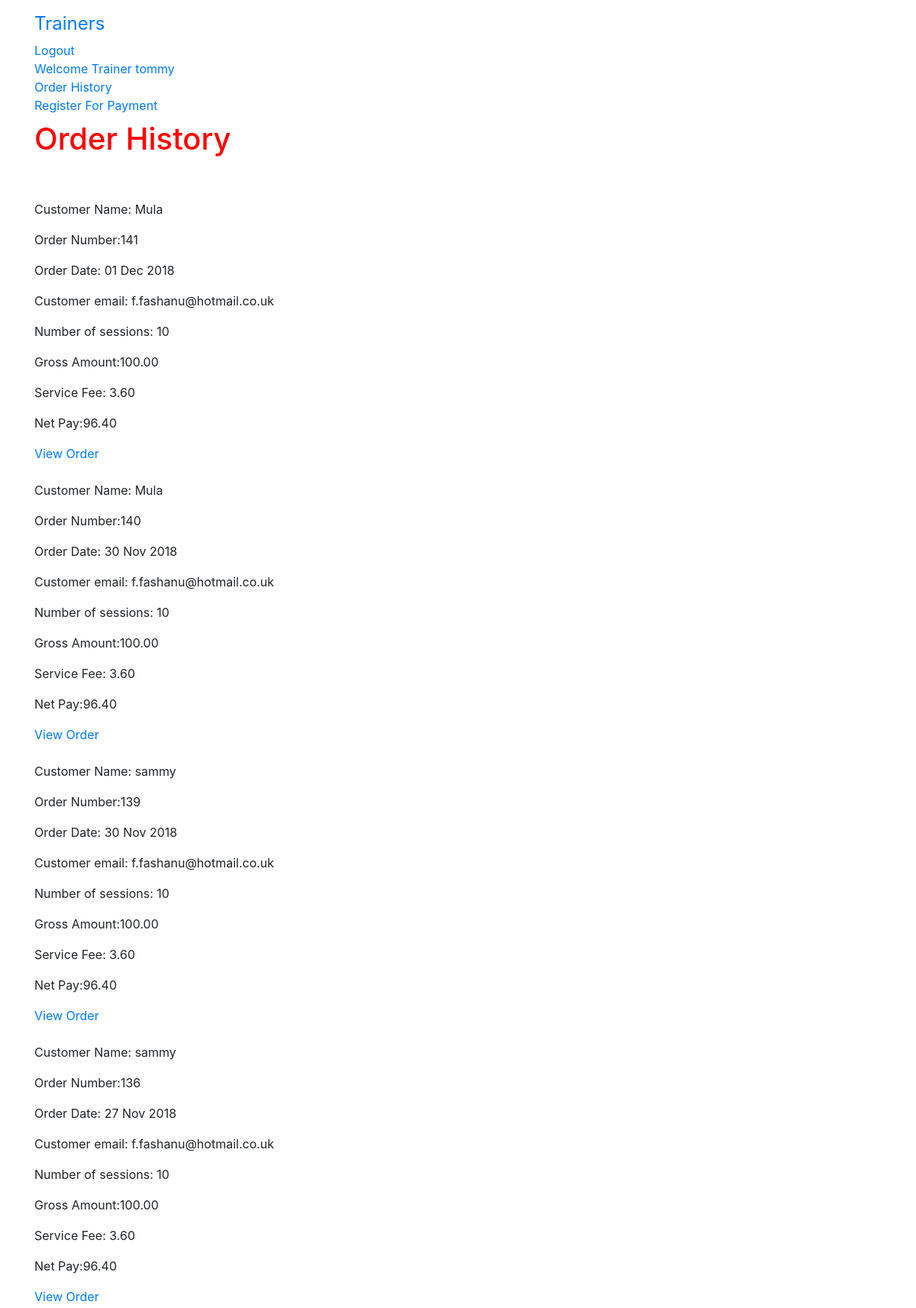
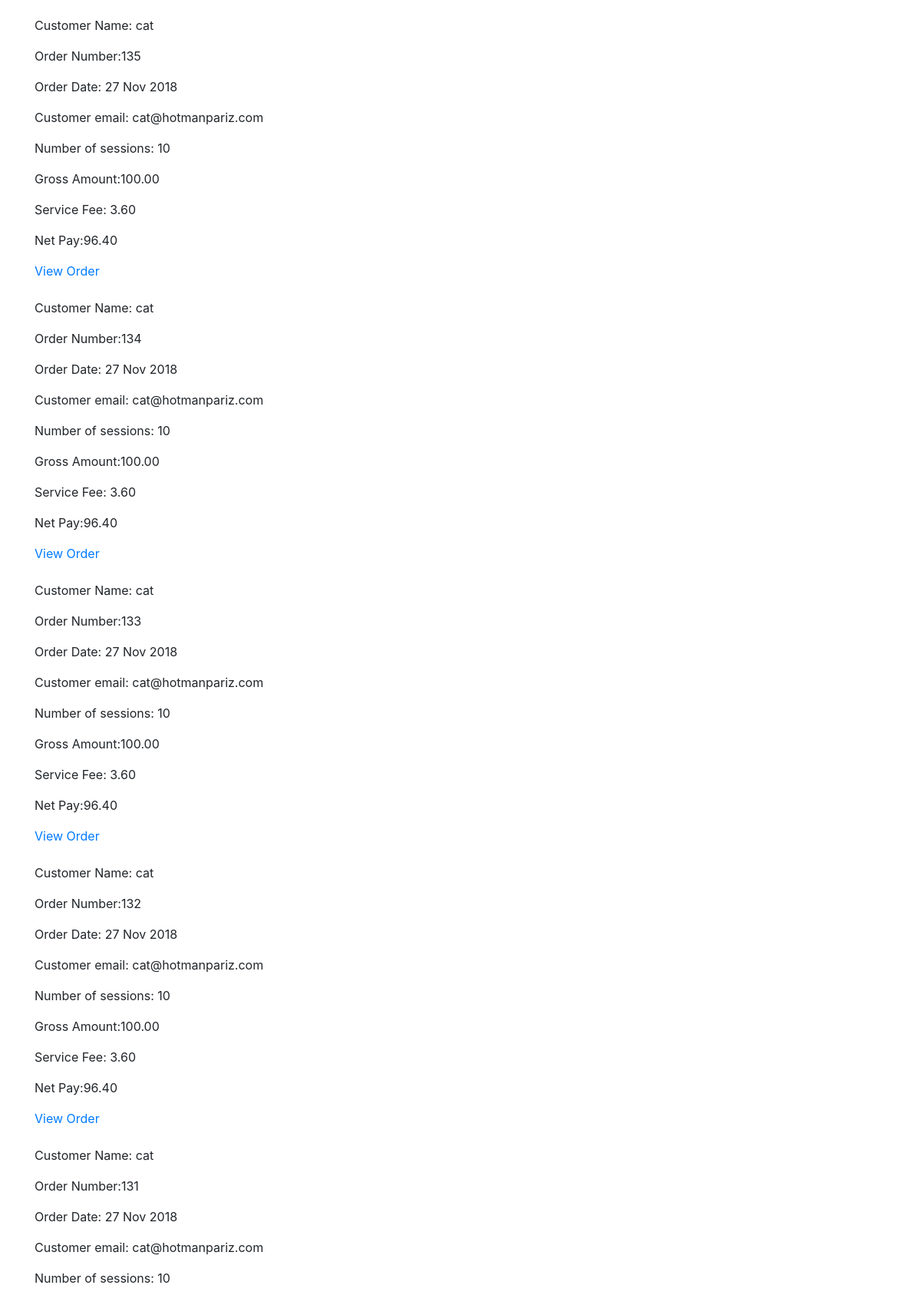
The page /order/history/trainer (signed in, upper part) on the database its author committed (2 pictures, top to bottom).
### gym/models.py (models this page shows)
class User(AbstractUser):
    is_trainer = models.BooleanField(default=False)
    is_client= models.BooleanField(default=False)

### order/models.py (models this page shows, shortened)
class OrderItem(models.Model):
    workout = models.CharField(max_length=250)
    sessions = models.IntegerField(default=0)
    trainer_id = models.CharField(max_length=250, default='none')
    client_id = models.CharField(max_length=250, default='none')
    quantity = models.IntegerField()
    price = models.DecimalField(max_digits=10,decimal_places=2,verbose_name='GBP Price')
    order = models.ForeignKey(Order,on_delete=models.CASCADE)
    workout_description = models.TextField(default='There is no description available')
    class Meta:
        db_table = 'OrderItem'
        ordering = ['-id'] #to have the most recent order come up first
    def __str__(self):
        return self.workout

class Order(models.Model):
    client_name = models.CharField(max_length=250, default='none')
    trainer_name = models.CharField(max_length=250, default='none') #new addition
    token = models.CharField(max_length=250,blank=True)
    total = models.DecimalField(max_digits=10,decimal_places=2,verbose_name='GBP Order Gross Total')
    net_pay = models.DecimalField(max_digits=10,decimal_places=2,verbose_name='GBP Order Net Total', default=0.00)
    stripe_fee = models.DecimalField(max_digits=10,decimal_places=2,verbose_name='Stripe Fee', default=0.00)
    platform_fee = models.IntegerField(default=2)
    service_fee = models.DecimalField(max_digits=10,decimal_places=2,verbose_name='Total Service Fee', default=0.00)
    client_email = models.EmailField(max_length=250,blank=True,verbose_name='Client Email')
    trainer_email = models.EmailField(max_length=250,blank=True,verbose_name='Trainer Email')
    created = models.DateTimeField(auto_now_add=True)
    subscription = models.BooleanField(default=False)
    stripe_product_name = models.CharField(max_length=200,default='None')
    stripe_plan_id = models.CharField(max_length=200,default='None')
    stripe_subscription_id = models.CharField(max_length=200,default='None')
    stripe_invoice_id = models.CharField(max_length=200,default='None')
    class Meta:
        db_table = 'Order'
        ordering = ['-created'] #to have the most recent order come up first

### order/views.py (the view)
# urls.py: path('history/trainer', views.trainerOrderHistory,name='trainer_order_history'),
@login_required
def trainerOrderHistory(request):
    if request.user.is_authenticated:
        trainer_id = str(request.user.id)
        trainer_orders = OrderItem.objects.filter(trainer_id=trainer_id)
        print(trainer_orders)
    context = {'trainer_orders':trainer_orders}
    return render(request,'order/trainer_orders_list.html',context)

### order/templates/order/trainer_orders_list.html
{% extends 'base.html' %}
{% load staticfiles %}
{% block content %}
  <h1>Order History </h1>
  <br>
  <br>
  {% if trainer_orders %}
    {% for order in trainer_orders %}
    <p>Customer Name: {{ order.order.client_name}}</p>
    <p>Order Number:{{ order.id }} </p>
    <p>Order Date: {{ order.order.created|date:"d M Y"}}</p>
    <p>Customer email: {{ order.order.client_email}}</p>
    <p>Number of sessions: {{ order.sessions }}</p>
    <p>Gross Amount:{{ order.order.total }} </p>
    <p>Service Fee: {{ order.order.service_fee }}</p>
    <p>Net Pay:{{ order.order.net_pay }} </p>
    <a href="#">View Order</a>
    <br>
    <br>
    {% endfor %}
  {% else %}
  <h3>You have not yet placed an order</h3>
  <p> please click <a href="{% url 'gym:trainer_list'%}">Here</a> to find a trainer</p>
  {% endif %}
{% endblock %}

### gym/templates/base.html (shortened to what this page needs)
<!DOCTYPE html>
{% load staticfiles %}
<html lang="en" dir="ltr">
  <head>
    <link rel="stylesheet" href="https://maxcdn.bootstrapcdn.com/bootstrap/4.0.0/css/bootstrap.min.css">
    <link rel="stylesheet" href="{% static 'gym/css/app.css' %}">
  </head>
  <body>
    <nav class="navbar navbar-default techfont custom-navbar">
      <div class="container">
        <ul class="nav navbar-nav">
          <li> <a class="navbar-brand bigbrand" href="{% url 'gym:trainer_list'%}">Trainers</a> </li>
        {% if user.is_authenticated %}
          <li> <a href="{% url 'logout'%}">Logout</a> </li>
          {% if user.is_trainer == True %}
            <li> <a href="{% url 'gym:trainer_profile'%}">Welcome Trainer {{ user.username }}</a> </li>
          {% else %}
            <li> <a href="{% url 'gym:client_profile' pk=user.pk%}">Welcome {{ user.username }}</a> </li>
            <li> <a href="{% url 'cart:cart_detail'%}"> Cart</a> </li>
          {% endif %}
          {% if user.is_trainer %}
            <li> <a href="{% url 'order:trainer_order_history'%}">Order History</a> </li>
            <li> <a href="{% url 'stripe:stripe_register'%}">Register For Payment</a>  </li>
          {% else %}
            <li> <a href="{% url 'order:order_history'%}">Order History</a> </li>
          {% endif %}
        {% else %}
          <li> <a class="nav-item active" href="{% url 'gym:client_signup'%}"> Register as Client</a> </li>
          <li> <a href="{% url 'gym:trainer_signup'%}"> Register as Trainer</a> </li>
          <li> <a class="nav navbar-right" href="{% url 'login'%}">Login</a> </li>
        {% endif %}
        </ul>
      </div>
    </nav>
    <div class="container">
    {% block content %}
    {% endblock %}
    </div>
  </body>
</html>

### gym/static/gym/css/app.css (style rules this page uses)
h1 { color: red; }
.bigbrand { font-size: 1.5em; }

### rows shown on the page
User: username "tommy"
OrderItem: order.client_name "Mula", id "141", order.created "01 Dec 2018", order.client_email "f.fashanu@hotmail.co.uk", sessions "10", order.total "100.00", order.service_fee "3.60", order.net_pay "96.40"
OrderItem: order.client_name "Mula", id "140", order.created "30 Nov 2018", order.client_email "f.fashanu@hotmail.co.uk", sessions "10", order.total "100.00", order.service_fee "3.60", order.net_pay "96.40"
OrderItem: order.client_name "sammy", id "139", order.created "30 Nov 2018", order.client_email "f.fashanu@hotmail.co.uk", sessions "10", order.total "100.00", order.service_fee "3.60", order.net_pay "96.40"
OrderItem: order.client_name "sammy", id "136", order.created "27 Nov 2018", order.client_email "f.fashanu@hotmail.co.uk", sessions "10", order.total "100.00", order.service_fee "3.60", order.net_pay "96.40"
OrderItem: order.client_name "cat", id "135", order.created "27 Nov 2018", order.client_email "cat@hotmanpariz.com", sessions "10", order.total "100.00", order.service_fee "3.60", order.net_pay "96.40"
OrderItem: order.client_name "cat", id "134", order.created "27 Nov 2018", order.client_email "cat@hotmanpariz.com", sessions "10", order.total "100.00", order.service_fee "3.60", order.net_pay "96.40"
OrderItem: order.client_name "cat", id "133", order.created "27 Nov 2018", order.client_email "cat@hotmanpariz.com", sessions "10", order.total "100.00", order.service_fee "3.60", order.net_pay "96.40"
OrderItem: order.client_name "cat", id "132", order.created "27 Nov 2018", order.client_email "cat@hotmanpariz.com", sessions "10", order.total "100.00", order.service_fee "3.60", order.net_pay "96.40"
OrderItem: order.client_name "cat", id "131", order.created "27 Nov 2018", order.client_email "cat@hotmanpariz.com", sessions "10"
